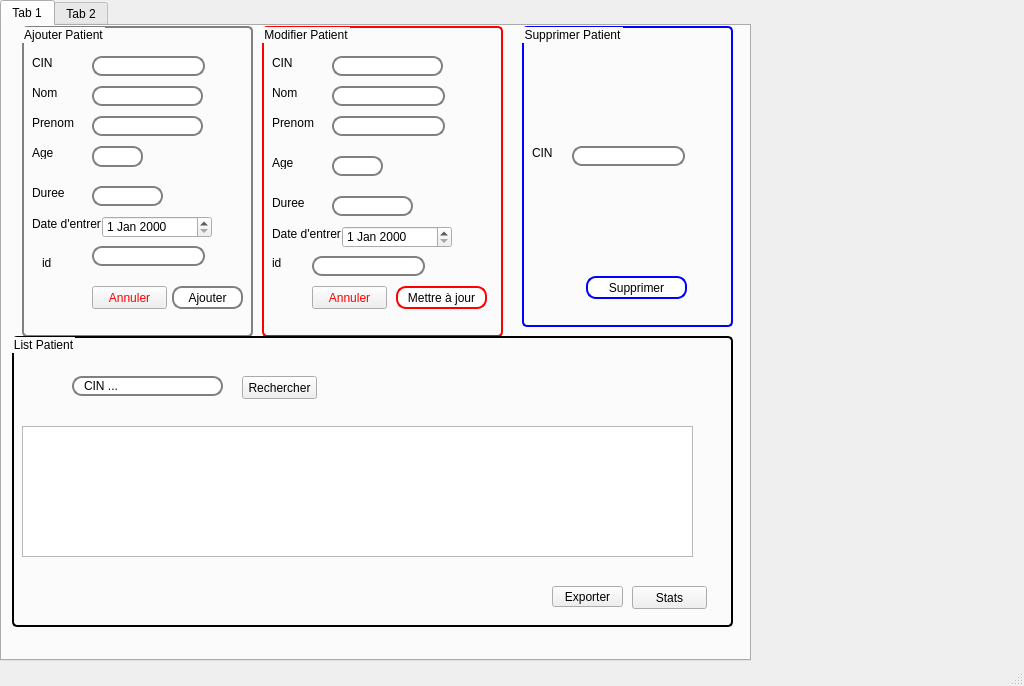
<?xml version="1.0" encoding="UTF-8"?>
<ui version="4.0">
 <class>MainWindow</class>
 <widget class="QMainWindow" name="MainWindow">
  <property name="geometry">
   <rect>
    <x>0</x>
    <y>0</y>
    <width>1024</width>
    <height>686</height>
   </rect>
  </property>
  <property name="windowTitle">
   <string>MainWindow</string>
  </property>
  <widget class="QWidget" name="centralwidget">
   <widget class="QTabWidget" name="tabWidget">
    <property name="geometry">
     <rect>
      <x>0</x>
      <y>0</y>
      <width>751</width>
      <height>661</height>
     </rect>
    </property>
    <property name="currentIndex">
     <number>0</number>
    </property>
    <widget class="QWidget" name="tab">
     <attribute name="title">
      <string>Tab 1</string>
     </attribute>
     <widget class="QGroupBox" name="groupBox">
      <property name="geometry">
       <rect>
        <x>20</x>
        <y>0</y>
        <width>231</width>
        <height>311</height>
       </rect>
      </property>
      <property name="styleSheet">
       <string notr="true">QGroupBox {
    background-color: qlineargradient(x1: 0, y1: 0, x2: 0, y2: 1,
                                      stop: 0 #E0E0E0, stop: 1 #FFFFFF);
    border: 2px solid gray;
    border-radius: 5px;
    margin-top: 1ex; /* leave space at the top for the title */
}</string>
      </property>
      <property name="title">
       <string>Ajouter Patient</string>
      </property>
      <widget class="QLabel" name="label">
       <property name="geometry">
        <rect>
         <x>10</x>
         <y>30</y>
         <width>47</width>
         <height>13</height>
        </rect>
       </property>
       <property name="text">
        <string>CIN</string>
       </property>
      </widget>
      <widget class="QLabel" name="label_2">
       <property name="geometry">
        <rect>
         <x>10</x>
         <y>60</y>
         <width>47</width>
         <height>13</height>
        </rect>
       </property>
       <property name="text">
        <string>Nom</string>
       </property>
      </widget>
      <widget class="QLabel" name="label_3">
       <property name="geometry">
        <rect>
         <x>10</x>
         <y>90</y>
         <width>47</width>
         <height>13</height>
        </rect>
       </property>
       <property name="text">
        <string>Prenom</string>
       </property>
      </widget>
      <widget class="QLabel" name="label_4">
       <property name="geometry">
        <rect>
         <x>10</x>
         <y>120</y>
         <width>47</width>
         <height>13</height>
        </rect>
       </property>
       <property name="text">
        <string>Age</string>
       </property>
      </widget>
      <widget class="QLabel" name="label_5">
       <property name="geometry">
        <rect>
         <x>10</x>
         <y>160</y>
         <width>47</width>
         <height>13</height>
        </rect>
       </property>
       <property name="text">
        <string>Duree</string>
       </property>
      </widget>
      <widget class="QLabel" name="label_6">
       <property name="geometry">
        <rect>
         <x>10</x>
         <y>190</y>
         <width>71</width>
         <height>16</height>
        </rect>
       </property>
       <property name="text">
        <string>Date d'entrer</string>
       </property>
      </widget>
      <widget class="QPushButton" name="pushButton">
       <property name="geometry">
        <rect>
         <x>150</x>
         <y>260</y>
         <width>71</width>
         <height>23</height>
        </rect>
       </property>
       <property name="styleSheet">
        <string notr="true">QPushButton
{
  border: 2px solid gray;
  border-radius: 10px;
  padding: 0 8px;
  background: white;
}</string>
       </property>
       <property name="text">
        <string>Ajouter</string>
       </property>
      </widget>
      <widget class="QPushButton" name="pushButton_2">
       <property name="geometry">
        <rect>
         <x>70</x>
         <y>260</y>
         <width>75</width>
         <height>23</height>
        </rect>
       </property>
       <property name="styleSheet">
        <string notr="true">QPushButton { color: red }
</string>
       </property>
       <property name="text">
        <string>Annuler</string>
       </property>
      </widget>
      <widget class="QLineEdit" name="lineEdit_CIN">
       <property name="geometry">
        <rect>
         <x>70</x>
         <y>30</y>
         <width>113</width>
         <height>20</height>
        </rect>
       </property>
       <property name="styleSheet">
        <string notr="true">QLineEdit {
    border: 2px solid gray;
    border-radius: 10px;
    padding: 0 8px;
    background: white;
    selection-background-color: darkgray;
}</string>
       </property>
      </widget>
      <widget class="QLineEdit" name="lineEdit_nom">
       <property name="geometry">
        <rect>
         <x>70</x>
         <y>60</y>
         <width>111</width>
         <height>20</height>
        </rect>
       </property>
       <property name="styleSheet">
        <string notr="true">QLineEdit {
    border: 2px solid gray;
    border-radius: 10px;
    padding: 0 8px;
    background: white;
    selection-background-color: darkgray;
}</string>
       </property>
      </widget>
      <widget class="QLineEdit" name="lineEdit_age">
       <property name="geometry">
        <rect>
         <x>70</x>
         <y>120</y>
         <width>51</width>
         <height>21</height>
        </rect>
       </property>
       <property name="styleSheet">
        <string notr="true">QLineEdit {
    border: 2px solid gray;
    border-radius: 10px;
    padding: 0 8px;
    background: white;
    selection-background-color: darkgray;
}</string>
       </property>
      </widget>
      <widget class="QLineEdit" name="lineEdit_duree">
       <property name="geometry">
        <rect>
         <x>70</x>
         <y>160</y>
         <width>71</width>
         <height>20</height>
        </rect>
       </property>
       <property name="styleSheet">
        <string notr="true">QLineEdit {
    border: 2px solid gray;
    border-radius: 10px;
    padding: 0 8px;
    background: white;
    selection-background-color: darkgray;
}</string>
       </property>
      </widget>
      <widget class="QDateEdit" name="dateEdit">
       <property name="geometry">
        <rect>
         <x>80</x>
         <y>190</y>
         <width>110</width>
         <height>22</height>
        </rect>
       </property>
       <property name="styleSheet">
        <string notr="true"/>
       </property>
      </widget>
      <widget class="QLineEdit" name="lineEdit_prenom">
       <property name="geometry">
        <rect>
         <x>70</x>
         <y>90</y>
         <width>111</width>
         <height>20</height>
        </rect>
       </property>
       <property name="styleSheet">
        <string notr="true">QLineEdit {
    border: 2px solid gray;
    border-radius: 10px;
    padding: 0 8px;
    background: white;
    selection-background-color: darkgray;
}</string>
       </property>
      </widget>
      <widget class="QLabel" name="label_23">
       <property name="geometry">
        <rect>
         <x>20</x>
         <y>230</y>
         <width>47</width>
         <height>13</height>
        </rect>
       </property>
       <property name="text">
        <string>id</string>
       </property>
      </widget>
      <widget class="QLineEdit" name="lineEdit">
       <property name="geometry">
        <rect>
         <x>70</x>
         <y>220</y>
         <width>113</width>
         <height>20</height>
        </rect>
       </property>
       <property name="styleSheet">
        <string notr="true">QLineEdit {
    border: 2px solid gray;
    border-radius: 10px;
    padding: 0 8px;
    background: white;
    selection-background-color: darkgray;
}</string>
       </property>
      </widget>
     </widget>
     <widget class="QGroupBox" name="groupBox_2">
      <property name="geometry">
       <rect>
        <x>260</x>
        <y>0</y>
        <width>241</width>
        <height>311</height>
       </rect>
      </property>
      <property name="styleSheet">
       <string notr="true">QGroupBox {
    background-color: qlineargradient(x1: 0, y1: 0, x2: 0, y2: 1,
                                      stop: 0 #E0E0E0, stop: 1 #FFFFFF);
    border: 2px solid red;
    border-radius: 5px;
    margin-top: 1ex; /* leave space at the top for the title */
}</string>
      </property>
      <property name="title">
       <string>Modifier Patient</string>
      </property>
      <widget class="QLabel" name="label_7">
       <property name="geometry">
        <rect>
         <x>10</x>
         <y>30</y>
         <width>47</width>
         <height>13</height>
        </rect>
       </property>
       <property name="text">
        <string>CIN</string>
       </property>
      </widget>
      <widget class="QLabel" name="label_8">
       <property name="geometry">
        <rect>
         <x>10</x>
         <y>60</y>
         <width>47</width>
         <height>13</height>
        </rect>
       </property>
       <property name="text">
        <string>Nom</string>
       </property>
      </widget>
      <widget class="QLabel" name="label_9">
       <property name="geometry">
        <rect>
         <x>10</x>
         <y>90</y>
         <width>47</width>
         <height>13</height>
        </rect>
       </property>
       <property name="text">
        <string>Prenom</string>
       </property>
      </widget>
      <widget class="QLabel" name="label_10">
       <property name="geometry">
        <rect>
         <x>10</x>
         <y>130</y>
         <width>47</width>
         <height>13</height>
        </rect>
       </property>
       <property name="text">
        <string>Age</string>
       </property>
      </widget>
      <widget class="QLabel" name="label_11">
       <property name="geometry">
        <rect>
         <x>10</x>
         <y>170</y>
         <width>47</width>
         <height>13</height>
        </rect>
       </property>
       <property name="text">
        <string>Duree</string>
       </property>
      </widget>
      <widget class="QLabel" name="label_12">
       <property name="geometry">
        <rect>
         <x>10</x>
         <y>200</y>
         <width>71</width>
         <height>16</height>
        </rect>
       </property>
       <property name="text">
        <string>Date d'entrer</string>
       </property>
      </widget>
      <widget class="QPushButton" name="pushButton_3">
       <property name="geometry">
        <rect>
         <x>134</x>
         <y>260</y>
         <width>91</width>
         <height>23</height>
        </rect>
       </property>
       <property name="styleSheet">
        <string notr="true">QPushButton
{
  border: 2px solid red;
  border-radius: 10px;
  padding: 0 8px;
  background: white;
}</string>
       </property>
       <property name="text">
        <string>Mettre à jour</string>
       </property>
      </widget>
      <widget class="QPushButton" name="pushButton_4">
       <property name="geometry">
        <rect>
         <x>50</x>
         <y>260</y>
         <width>75</width>
         <height>23</height>
        </rect>
       </property>
       <property name="toolTip">
        <string>&lt;html&gt;&lt;head/&gt;&lt;body&gt;&lt;p&gt;QPushButton { color: red }&lt;/p&gt;&lt;p&gt;&lt;br/&gt;&lt;/p&gt;&lt;/body&gt;&lt;/html&gt;</string>
       </property>
       <property name="styleSheet">
        <string notr="true">QPushButton { color: red }
</string>
       </property>
       <property name="text">
        <string>Annuler</string>
       </property>
      </widget>
      <widget class="QLineEdit" name="lineEdit_cinp">
       <property name="geometry">
        <rect>
         <x>70</x>
         <y>30</y>
         <width>111</width>
         <height>20</height>
        </rect>
       </property>
       <property name="styleSheet">
        <string notr="true">QLineEdit {
    border: 2px solid gray;
    border-radius: 10px;
    padding: 0 8px;
    background: white;
    selection-background-color: darkgray;
}</string>
       </property>
      </widget>
      <widget class="QLineEdit" name="lineEdit_nomp">
       <property name="geometry">
        <rect>
         <x>70</x>
         <y>60</y>
         <width>113</width>
         <height>20</height>
        </rect>
       </property>
       <property name="styleSheet">
        <string notr="true">QLineEdit {
    border: 2px solid gray;
    border-radius: 10px;
    padding: 0 8px;
    background: white;
    selection-background-color: darkgray;
}</string>
       </property>
      </widget>
      <widget class="QLineEdit" name="lineEdit_prenomp">
       <property name="geometry">
        <rect>
         <x>70</x>
         <y>90</y>
         <width>113</width>
         <height>20</height>
        </rect>
       </property>
       <property name="styleSheet">
        <string notr="true">QLineEdit {
    border: 2px solid gray;
    border-radius: 10px;
    padding: 0 8px;
    background: white;
    selection-background-color: darkgray;
}</string>
       </property>
      </widget>
      <widget class="QLineEdit" name="lineEdit_agep">
       <property name="geometry">
        <rect>
         <x>70</x>
         <y>130</y>
         <width>51</width>
         <height>20</height>
        </rect>
       </property>
       <property name="styleSheet">
        <string notr="true">QLineEdit {
    border: 2px solid gray;
    border-radius: 10px;
    padding: 0 8px;
    background: white;
    selection-background-color: darkgray;
}</string>
       </property>
      </widget>
      <widget class="QLineEdit" name="lineEdit_dureep">
       <property name="geometry">
        <rect>
         <x>70</x>
         <y>170</y>
         <width>81</width>
         <height>20</height>
        </rect>
       </property>
       <property name="styleSheet">
        <string notr="true">QLineEdit {
    border: 2px solid gray;
    border-radius: 10px;
    padding: 0 8px;
    background: white;
    selection-background-color: darkgray;
}</string>
       </property>
      </widget>
      <widget class="QDateEdit" name="dateEdit17">
       <property name="geometry">
        <rect>
         <x>80</x>
         <y>200</y>
         <width>110</width>
         <height>22</height>
        </rect>
       </property>
      </widget>
      <widget class="QLabel" name="label_24">
       <property name="geometry">
        <rect>
         <x>10</x>
         <y>230</y>
         <width>47</width>
         <height>13</height>
        </rect>
       </property>
       <property name="text">
        <string>id</string>
       </property>
      </widget>
      <widget class="QLineEdit" name="lineEdit_2">
       <property name="geometry">
        <rect>
         <x>50</x>
         <y>230</y>
         <width>113</width>
         <height>20</height>
        </rect>
       </property>
       <property name="styleSheet">
        <string notr="true">QLineEdit {
    border: 2px solid gray;
    border-radius: 10px;
    padding: 0 8px;
    background: white;
    selection-background-color: darkgray;
}</string>
       </property>
      </widget>
     </widget>
     <widget class="QGroupBox" name="groupBox_3">
      <property name="geometry">
       <rect>
        <x>10</x>
        <y>310</y>
        <width>721</width>
        <height>291</height>
       </rect>
      </property>
      <property name="styleSheet">
       <string notr="true">QGroupBox {
    background-color: qlineargradient(x1: 0, y1: 0, x2: 0, y2: 1,
                                      stop: 0 #E0E0E0, stop: 1 #FFFFFF);
    border: 2px solid black;
    border-radius: 5px;
    margin-top: 1ex; /* leave space at the top for the title */
}</string>
      </property>
      <property name="title">
       <string>List Patient</string>
      </property>
      <widget class="QLineEdit" name="lineEdit_11">
       <property name="geometry">
        <rect>
         <x>60</x>
         <y>40</y>
         <width>151</width>
         <height>20</height>
        </rect>
       </property>
       <property name="styleSheet">
        <string notr="true">QLineEdit {
    border: 2px solid gray;
    border-radius: 10px;
    padding: 0 8px;
    background: white;
    selection-background-color: darkgray;
}</string>
       </property>
       <property name="text">
        <string>CIN ...</string>
       </property>
      </widget>
      <widget class="QPushButton" name="pushButton_5">
       <property name="geometry">
        <rect>
         <x>230</x>
         <y>40</y>
         <width>75</width>
         <height>23</height>
        </rect>
       </property>
       <property name="styleSheet">
        <string notr="true">QPushButton:hover:!pressed { color: red; }
</string>
       </property>
       <property name="text">
        <string>Rechercher</string>
       </property>
      </widget>
      <widget class="QPushButton" name="pushButton_6">
       <property name="geometry">
        <rect>
         <x>540</x>
         <y>250</y>
         <width>71</width>
         <height>21</height>
        </rect>
       </property>
       <property name="styleSheet">
        <string notr="true">QPushButton:hover:!pressed { color: red; }
</string>
       </property>
       <property name="text">
        <string>Exporter</string>
       </property>
      </widget>
      <widget class="QPushButton" name="pushButton_7">
       <property name="geometry">
        <rect>
         <x>620</x>
         <y>250</y>
         <width>75</width>
         <height>23</height>
        </rect>
       </property>
       <property name="styleSheet">
        <string notr="true">QPushButton:hover:!pressed { color: red; }
</string>
       </property>
       <property name="text">
        <string>Stats</string>
       </property>
      </widget>
      <widget class="QTableView" name="tableView_Patient">
       <property name="geometry">
        <rect>
         <x>10</x>
         <y>90</y>
         <width>671</width>
         <height>131</height>
        </rect>
       </property>
       <property name="toolTip">
        <string>&lt;html&gt;&lt;head/&gt;&lt;body&gt;&lt;p&gt;&lt;br/&gt;&lt;/p&gt;&lt;/body&gt;&lt;/html&gt;</string>
       </property>
      </widget>
     </widget>
     <widget class="QGroupBox" name="groupBox_7">
      <property name="geometry">
       <rect>
        <x>520</x>
        <y>0</y>
        <width>211</width>
        <height>301</height>
       </rect>
      </property>
      <property name="styleSheet">
       <string notr="true">QGroupBox {
    background-color: qlineargradient(x1: 0, y1: 0, x2: 0, y2: 1,
                                      stop: 0 #E0E0E0, stop: 1 #FFFFFF);
    border: 2px solid blue;
    border-radius: 5px;
    margin-top: 1ex; /* leave space at the top for the title */
}</string>
      </property>
      <property name="title">
       <string>Supprimer Patient</string>
      </property>
      <widget class="QPushButton" name="pushButton_15">
       <property name="geometry">
        <rect>
         <x>64</x>
         <y>250</y>
         <width>101</width>
         <height>23</height>
        </rect>
       </property>
       <property name="styleSheet">
        <string notr="true">QPushButton
{
  border: 2px solid blue;
  border-radius: 10px;
  padding: 0 8px;
  background: white;
}</string>
       </property>
       <property name="text">
        <string>Supprimer</string>
       </property>
      </widget>
      <widget class="QLabel" name="label_19">
       <property name="geometry">
        <rect>
         <x>10</x>
         <y>120</y>
         <width>47</width>
         <height>13</height>
        </rect>
       </property>
       <property name="text">
        <string>CIN</string>
       </property>
      </widget>
      <widget class="QLineEdit" name="lineEdit_cin_supp">
       <property name="geometry">
        <rect>
         <x>50</x>
         <y>120</y>
         <width>113</width>
         <height>20</height>
        </rect>
       </property>
       <property name="styleSheet">
        <string notr="true">QLineEdit {
    border: 2px solid gray;
    border-radius: 10px;
    padding: 0 8px;
    background: white;
    selection-background-color: darkgray;
}
</string>
       </property>
      </widget>
     </widget>
    </widget>
    <widget class="QWidget" name="tab_2">
     <attribute name="title">
      <string>Tab 2</string>
     </attribute>
     <widget class="QGroupBox" name="groupBox_4">
      <property name="geometry">
       <rect>
        <x>10</x>
        <y>10</y>
        <width>201</width>
        <height>271</height>
       </rect>
      </property>
      <property name="styleSheet">
       <string notr="true">QGroupBox {
    background-color: qlineargradient(x1: 0, y1: 0, x2: 0, y2: 1,
                                      stop: 0 #E0E0E0, stop: 1 #FFFFFF);
    border: 2px solid gray;
    border-radius: 5px;
    margin-top: 1ex; /* leave space at the top for the title */
}</string>
      </property>
      <property name="title">
       <string>Ajouter Chambre</string>
      </property>
      <widget class="QLabel" name="label_13">
       <property name="geometry">
        <rect>
         <x>10</x>
         <y>80</y>
         <width>47</width>
         <height>13</height>
        </rect>
       </property>
       <property name="text">
        <string>Type</string>
       </property>
      </widget>
      <widget class="QLabel" name="label_14">
       <property name="geometry">
        <rect>
         <x>20</x>
         <y>40</y>
         <width>101</width>
         <height>16</height>
        </rect>
       </property>
       <property name="text">
        <string>id</string>
       </property>
      </widget>
      <widget class="QLineEdit" name="lineEdit_id">
       <property name="geometry">
        <rect>
         <x>50</x>
         <y>40</y>
         <width>111</width>
         <height>20</height>
        </rect>
       </property>
       <property name="styleSheet">
        <string notr="true">QLineEdit {
    border: 2px solid gray;
    border-radius: 10px;
    padding: 0 8px;
    background: white;
    selection-background-color: darkgray;
}</string>
       </property>
      </widget>
      <widget class="QPushButton" name="pushButton_8">
       <property name="geometry">
        <rect>
         <x>40</x>
         <y>220</y>
         <width>75</width>
         <height>23</height>
        </rect>
       </property>
       <property name="styleSheet">
        <string notr="true">QPushButton { color: red }
</string>
       </property>
       <property name="text">
        <string>Annuler</string>
       </property>
      </widget>
      <widget class="QPushButton" name="pushButton_9">
       <property name="geometry">
        <rect>
         <x>120</x>
         <y>220</y>
         <width>75</width>
         <height>23</height>
        </rect>
       </property>
       <property name="autoFillBackground">
        <bool>false</bool>
       </property>
       <property name="styleSheet">
        <string notr="true">QPushButton
{
  border: 2px solid gray;
  border-radius: 10px;
  padding: 0 8px;
  background: white;
}</string>
       </property>
       <property name="text">
        <string>Ajouter</string>
       </property>
      </widget>
      <widget class="QLineEdit" name="lineEdit_etage">
       <property name="geometry">
        <rect>
         <x>80</x>
         <y>170</y>
         <width>81</width>
         <height>20</height>
        </rect>
       </property>
       <property name="styleSheet">
        <string notr="true">QLineEdit {
    border: 2px solid gray;
    border-radius: 10px;
    padding: 0 8px;
    background: white;
    selection-background-color: darkgray;
}</string>
       </property>
      </widget>
      <widget class="QLineEdit" name="lineEdit_num">
       <property name="geometry">
        <rect>
         <x>120</x>
         <y>130</y>
         <width>71</width>
         <height>20</height>
        </rect>
       </property>
       <property name="styleSheet">
        <string notr="true">QLineEdit {
    border: 2px solid gray;
    border-radius: 10px;
    padding: 0 8px;
    background: white;
    selection-background-color: darkgray;
}</string>
       </property>
      </widget>
      <widget class="QLabel" name="label_17">
       <property name="geometry">
        <rect>
         <x>0</x>
         <y>130</y>
         <width>111</width>
         <height>16</height>
        </rect>
       </property>
       <property name="text">
        <string>numero_du_chambre</string>
       </property>
      </widget>
      <widget class="QComboBox" name="comboBox">
       <property name="geometry">
        <rect>
         <x>60</x>
         <y>80</y>
         <width>121</width>
         <height>22</height>
        </rect>
       </property>
       <property name="styleSheet">
        <string notr="true"/>
       </property>
       <item>
        <property name="text">
         <string>individuelle</string>
        </property>
       </item>
       <item>
        <property name="text">
         <string>à deux</string>
        </property>
       </item>
      </widget>
      <widget class="QLabel" name="label_20">
       <property name="geometry">
        <rect>
         <x>30</x>
         <y>170</y>
         <width>47</width>
         <height>13</height>
        </rect>
       </property>
       <property name="text">
        <string>etage</string>
       </property>
      </widget>
     </widget>
     <widget class="QGroupBox" name="groupBox_5">
      <property name="geometry">
       <rect>
        <x>230</x>
        <y>10</y>
        <width>221</width>
        <height>271</height>
       </rect>
      </property>
      <property name="styleSheet">
       <string notr="true">QGroupBox {
    background-color: qlineargradient(x1: 0, y1: 0, x2: 0, y2: 1,
                                      stop: 0 #E0E0E0, stop: 1 #FFFFFF);
    border: 2px solid red;
    border-radius: 5px;
    margin-top: 1ex; /* leave space at the top for the title */
}</string>
      </property>
      <property name="title">
       <string>Modifier Chambre</string>
      </property>
      <widget class="QLabel" name="label_15">
       <property name="geometry">
        <rect>
         <x>10</x>
         <y>90</y>
         <width>47</width>
         <height>13</height>
        </rect>
       </property>
       <property name="text">
        <string>Type</string>
       </property>
      </widget>
      <widget class="QLabel" name="label_16">
       <property name="geometry">
        <rect>
         <x>30</x>
         <y>170</y>
         <width>101</width>
         <height>16</height>
        </rect>
       </property>
       <property name="text">
        <string>etage</string>
       </property>
      </widget>
      <widget class="QLineEdit" name="dateEdit_4">
       <property name="geometry">
        <rect>
         <x>90</x>
         <y>170</y>
         <width>91</width>
         <height>20</height>
        </rect>
       </property>
       <property name="styleSheet">
        <string notr="true">QLineEdit {
    border: 2px solid gray;
    border-radius: 10px;
    padding: 0 8px;
    background: white;
    selection-background-color: darkgray;
}</string>
       </property>
      </widget>
      <widget class="QPushButton" name="pushButton_10">
       <property name="geometry">
        <rect>
         <x>124</x>
         <y>220</y>
         <width>91</width>
         <height>23</height>
        </rect>
       </property>
       <property name="styleSheet">
        <string notr="true">QPushButton
{
  border: 2px solid red;
  border-radius: 10px;
  padding: 0 8px;
  background: white;
}</string>
       </property>
       <property name="text">
        <string>Mettre à jour</string>
       </property>
      </widget>
      <widget class="QPushButton" name="pushButton_11">
       <property name="geometry">
        <rect>
         <x>40</x>
         <y>220</y>
         <width>75</width>
         <height>23</height>
        </rect>
       </property>
       <property name="styleSheet">
        <string notr="true">QPushButton { color: red }
</string>
       </property>
       <property name="text">
        <string>Annuler</string>
       </property>
      </widget>
      <widget class="QLabel" name="label_21">
       <property name="geometry">
        <rect>
         <x>10</x>
         <y>40</y>
         <width>47</width>
         <height>13</height>
        </rect>
       </property>
       <property name="text">
        <string>id</string>
       </property>
      </widget>
      <widget class="QLineEdit" name="lineEdit_2id">
       <property name="geometry">
        <rect>
         <x>60</x>
         <y>30</y>
         <width>113</width>
         <height>20</height>
        </rect>
       </property>
       <property name="styleSheet">
        <string notr="true">QLineEdit {
    border: 2px solid gray;
    border-radius: 10px;
    padding: 0 8px;
    background: white;
    selection-background-color: darkgray;
}</string>
       </property>
      </widget>
      <widget class="QLabel" name="label_18">
       <property name="geometry">
        <rect>
         <x>10</x>
         <y>140</y>
         <width>111</width>
         <height>16</height>
        </rect>
       </property>
       <property name="text">
        <string>numero_du_chambre</string>
       </property>
      </widget>
      <widget class="QLineEdit" name="lineEdit_2num">
       <property name="geometry">
        <rect>
         <x>130</x>
         <y>140</y>
         <width>61</width>
         <height>20</height>
        </rect>
       </property>
       <property name="styleSheet">
        <string notr="true">QLineEdit {
    border: 2px solid gray;
    border-radius: 10px;
    padding: 0 8px;
    background: white;
    selection-background-color: darkgray;
}</string>
       </property>
      </widget>
      <widget class="QComboBox" name="comboBox_2">
       <property name="geometry">
        <rect>
         <x>70</x>
         <y>90</y>
         <width>111</width>
         <height>22</height>
        </rect>
       </property>
       <item>
        <property name="text">
         <string>individuelle</string>
        </property>
       </item>
       <item>
        <property name="text">
         <string>à deux</string>
        </property>
       </item>
      </widget>
     </widget>
     <widget class="QGroupBox" name="groupBox_6">
      <property name="geometry">
       <rect>
        <x>10</x>
        <y>280</y>
        <width>691</width>
        <height>251</height>
       </rect>
      </property>
      <property name="styleSheet">
       <string notr="true">QGroupBox {
    background-color: qlineargradient(x1: 0, y1: 0, x2: 0, y2: 1,
                                      stop: 0 #E0E0E0, stop: 1 #FFFFFF);
    border: 2px solid black;
    border-radius: 10px;
    margin-top: 1ex; /* leave space at the top for the title */
}</string>
      </property>
      <property name="title">
       <string>Liste Chambre</string>
      </property>
      <widget class="QLineEdit" name="lineEdit_16">
       <property name="geometry">
        <rect>
         <x>60</x>
         <y>40</y>
         <width>161</width>
         <height>21</height>
        </rect>
       </property>
       <property name="styleSheet">
        <string notr="true">QLineEdit {
    border: 2px solid gray;
    border-radius: 10px;
    padding: 0 8px;
    background: white;
    selection-background-color: darkgray;
}</string>
       </property>
       <property name="text">
        <string>id de la chambre...</string>
       </property>
      </widget>
      <widget class="QPushButton" name="pushButton_12">
       <property name="geometry">
        <rect>
         <x>240</x>
         <y>40</y>
         <width>75</width>
         <height>23</height>
        </rect>
       </property>
       <property name="styleSheet">
        <string notr="true">QPushButton:hover:!pressed { color: red; }
</string>
       </property>
       <property name="text">
        <string>Rechercher</string>
       </property>
      </widget>
      <widget class="QPushButton" name="pushButton_13">
       <property name="geometry">
        <rect>
         <x>510</x>
         <y>210</y>
         <width>75</width>
         <height>23</height>
        </rect>
       </property>
       <property name="styleSheet">
        <string notr="true">QPushButton:hover:!pressed { color: red; }
</string>
       </property>
       <property name="text">
        <string>Exporté</string>
       </property>
      </widget>
      <widget class="QPushButton" name="pushButton_14">
       <property name="geometry">
        <rect>
         <x>590</x>
         <y>210</y>
         <width>75</width>
         <height>23</height>
        </rect>
       </property>
       <property name="styleSheet">
        <string notr="true">QPushButton:hover:!pressed { color: red; }
</string>
       </property>
       <property name="text">
        <string>Stat</string>
       </property>
      </widget>
      <widget class="QTableView" name="tableView_chambre">
       <property name="geometry">
        <rect>
         <x>60</x>
         <y>70</y>
         <width>601</width>
         <height>131</height>
        </rect>
       </property>
       <property name="styleSheet">
        <string notr="true"/>
       </property>
      </widget>
     </widget>
     <widget class="QGroupBox" name="groupBox_8">
      <property name="geometry">
       <rect>
        <x>470</x>
        <y>10</y>
        <width>231</width>
        <height>271</height>
       </rect>
      </property>
      <property name="styleSheet">
       <string notr="true">QGroupBox {
    background-color: qlineargradient(x1: 0, y1: 0, x2: 0, y2: 1,
                                      stop: 0 #E0E0E0, stop: 1 #FFFFFF);
    border: 2px solid blue;
    border-radius: 5px;
    margin-top: 1ex; /* leave space at the top for the title */
}</string>
      </property>
      <property name="title">
       <string>GroupBox</string>
      </property>
      <widget class="QLineEdit" name="lineEdit_csupp">
       <property name="geometry">
        <rect>
         <x>70</x>
         <y>90</y>
         <width>113</width>
         <height>20</height>
        </rect>
       </property>
       <property name="styleSheet">
        <string notr="true">QLineEdit {
    border: 2px solid gray;
    border-radius: 10px;
    padding: 0 8px;
    background: white;
    selection-background-color: darkgray;
}
</string>
       </property>
      </widget>
      <widget class="QLabel" name="label_22">
       <property name="geometry">
        <rect>
         <x>30</x>
         <y>90</y>
         <width>47</width>
         <height>13</height>
        </rect>
       </property>
       <property name="text">
        <string>id</string>
       </property>
      </widget>
      <widget class="QPushButton" name="pushButton_16">
       <property name="geometry">
        <rect>
         <x>120</x>
         <y>190</y>
         <width>91</width>
         <height>23</height>
        </rect>
       </property>
       <property name="styleSheet">
        <string notr="true">QPushButton
{
  border: 2px solid blue;
  border-radius: 10px;
  padding: 0 8px;
  background: white;
}</string>
       </property>
       <property name="text">
        <string>supprimer</string>
       </property>
      </widget>
     </widget>
    </widget>
   </widget>
  </widget>
  <widget class="QMenuBar" name="menubar">
   <property name="geometry">
    <rect>
     <x>0</x>
     <y>0</y>
     <width>1024</width>
     <height>21</height>
    </rect>
   </property>
  </widget>
  <widget class="QStatusBar" name="statusbar"/>
 </widget>
 <resources/>
 <connections/>
</ui>
